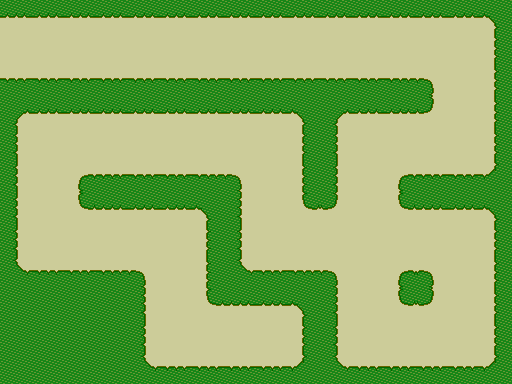

This game map was drawn from its Tiled (.tmx) file and the tilesets committed beside it. A one-line description and the full map source follow:
An orthogonal 16x12 tile map with 32x32 px tiles, 1 tile layer (Walls) and 1 object (EnemyPath_1).

<map version="1.0" orientation="orthogonal" renderorder="right-down" width="16" height="12" tilewidth="32" tileheight="32" nextobjectid="3">
 <tileset firstgid="1" name="Green Tiles" tilewidth="32" tileheight="32" tilecount="15" columns="5">
  <image source="GreenTiles.png" width="160" height="96" />
  <terraintypes>
   <terrain name="Walls" tile="-1" />
   <terrain name="Ground" tile="-1" />
   <terrain name="Jewel" tile="-1" />
  </terraintypes>
  <tile id="0" terrain="1,1,1,0" />
  <tile id="1" terrain="1,1,0,0" />
  <tile id="2" terrain="1,1,0,1" />
  <tile id="3" terrain="0,0,0,1" />
  <tile id="4" terrain="0,0,1,0" />
  <tile id="5" terrain="1,0,1,0" />
  <tile id="6" terrain="0,0,0,0" />
  <tile id="7" terrain="0,1,0,1" />
  <tile id="8" terrain="0,1,0,0" />
  <tile id="9" terrain="1,0,0,0" />
  <tile id="10" terrain="1,0,1,1" />
  <tile id="11" terrain="0,0,1,1" />
  <tile id="12" terrain="0,1,1,1" />
  <tile id="13" terrain="2,2,2,2" />
  <tile id="14" terrain="1,1,1,1" />
 </tileset>
 <layer name="Walls" width="16" height="12">
  <data encoding="csv">
12,12,12,12,12,12,12,12,12,12,12,12,12,12,12,5,
15,15,15,15,15,15,15,15,15,15,15,15,15,15,15,6,
2,2,2,2,2,2,2,2,2,2,2,2,2,3,15,6,
4,12,12,12,12,12,12,12,12,5,4,12,12,13,15,6,
8,15,15,15,15,15,15,15,15,6,8,15,15,15,15,6,
8,15,1,2,2,2,2,3,15,6,8,15,1,2,2,10,
8,15,11,12,12,12,5,8,15,11,13,15,11,12,12,5,
8,15,15,15,15,15,6,8,15,15,15,15,15,15,15,6,
9,2,2,2,3,15,6,9,2,2,3,15,1,3,15,6,
7,7,7,7,8,15,11,12,12,5,8,15,11,13,15,6,
7,7,7,7,8,15,15,15,14,6,8,15,15,15,15,6,
7,7,7,7,9,2,2,2,2,10,9,2,2,2,2,10
</data>
 </layer>
 <objectgroup name="Path">
  <object id="1" name="EnemyPath_1" x="0" y="48">
   <polyline points="0,0 464,0 464,96 368,96 368,288 464,288 464,192 272,192 272,96 48,96 48,192 176,192 176,288 0,288" />
  </object>
 </objectgroup>
</map>